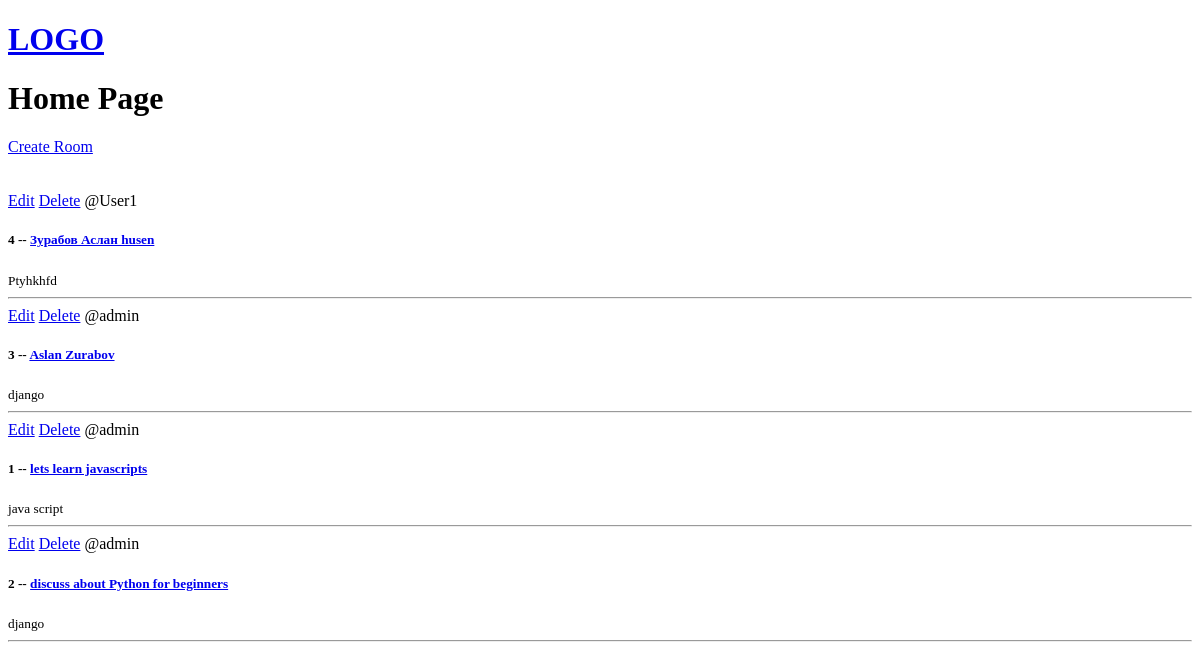
Before: / with the older database file.
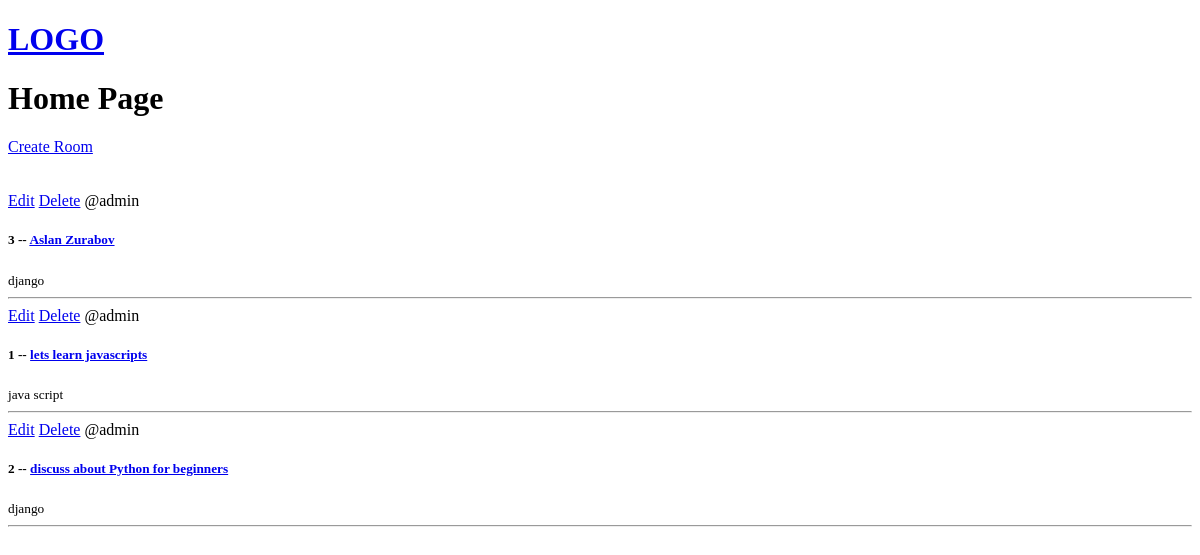
After: the same page with the newer database file.
### base/models.py (models this page shows, shortened)
class Room(models.Model):
    host =  models.ForeignKey(User,on_delete=models.SET_NULL, null=True)
    topic = models.ForeignKey(Topic,on_delete=models.SET_NULL, null=True,)
    name = models.CharField(max_length=200)
    description = models.TextField(null=True, blank=True)
    updated = models.DateTimeField(auto_now=True)
    created = models.DateTimeField(auto_now_add=True)
    class Meta:
        ordering = ['-updated','-created']
    def get_absolute_url(self):
        return reverse('base:room', kwargs={'pk':self.id})

class Topic(models.Model):
    name = models.CharField(max_length=200)

### base/views.py (the view)
# urls.py: path('',home, name='home'),
def home(request):
    rooms = Room.objects.all()
    context = {'rooms':rooms}
    return render(request,'home.html',context=context)

### base/templates/base/home.html (shortened to what this page needs)
{% extends 'main.html' %}
{% block content%}
<h1>Home Page</h1>
<div>
    <a href="{% url 'base:create_room' %}"> Create Room</a>
    <br>
    <br>
    <br>
    <div>
        {% for room in rooms %}
        <div>
            <a href="{% url 'base:update_room' room.id %}">Edit</a>
            <a href="{% url 'base:delete_room' room.id %}">Delete</a>
            <span>@{{room.host.username}}</span>
            <h5>{{room.id}} -- <a href="{{room.get_absolute_url}}">{{ room.name }}</a></h5>
            <small>{{room.topic.name}}</small>
            <hr>
        </div>
        {% endfor %}
    </div>
</div>
{% endblock %}

Changed rows visible on the page:
removed Room: host.username "User1", id "4", name "Зурабов Аслан husen", topic.name "Ptyhkhfd"
